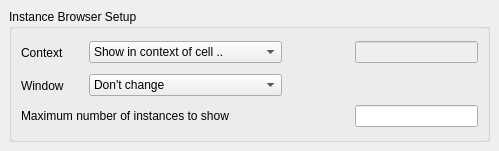
<?xml version="1.0" encoding="UTF-8"?>
<ui version="4.0">
 <class>BrowseInstancesConfigPage</class>
 <widget class="QFrame" name="BrowseInstancesConfigPage">
  <property name="geometry">
   <rect>
    <x>0</x>
    <y>0</y>
    <width>499</width>
    <height>151</height>
   </rect>
  </property>
  <property name="sizePolicy">
   <sizepolicy hsizetype="Preferred" vsizetype="Preferred">
    <horstretch>0</horstretch>
    <verstretch>0</verstretch>
   </sizepolicy>
  </property>
  <property name="windowTitle">
   <string>Browse Cell Instances</string>
  </property>
  <layout class="QVBoxLayout">
   <property name="spacing">
    <number>6</number>
   </property>
   <property name="margin" stdset="0">
    <number>9</number>
   </property>
   <item>
    <widget class="QGroupBox" name="groupBox">
     <property name="title">
      <string>Instance Browser Setup</string>
     </property>
     <layout class="QGridLayout">
      <property name="margin" stdset="0">
       <number>9</number>
      </property>
      <property name="spacing">
       <number>6</number>
      </property>
      <item row="0" column="2">
       <spacer>
        <property name="orientation">
         <enum>Qt::Horizontal</enum>
        </property>
        <property name="sizeType">
         <enum>QSizePolicy::Minimum</enum>
        </property>
        <property name="sizeHint" stdset="0">
         <size>
          <width>16</width>
          <height>27</height>
         </size>
        </property>
       </spacer>
      </item>
      <item row="0" column="3" colspan="2">
       <widget class="QLineEdit" name="le_cell_name">
        <property name="enabled">
         <bool>false</bool>
        </property>
       </widget>
      </item>
      <item row="2" column="0" colspan="3">
       <widget class="QLabel" name="label">
        <property name="text">
         <string>Maximum number of instances to show</string>
        </property>
       </widget>
      </item>
      <item row="0" column="1">
       <widget class="QComboBox" name="cbx_context">
        <item>
         <property name="text">
          <string>Show in context of cell ..</string>
         </property>
        </item>
        <item>
         <property name="text">
          <string>Show in context of any top cell</string>
         </property>
        </item>
        <item>
         <property name="text">
          <string>Show in parent cell</string>
         </property>
        </item>
       </widget>
      </item>
      <item row="0" column="0">
       <widget class="QLabel" name="textLabel1">
        <property name="text">
         <string>Context   </string>
        </property>
       </widget>
      </item>
      <item row="1" column="0">
       <widget class="QLabel" name="textLabel1_2">
        <property name="text">
         <string>Window</string>
        </property>
       </widget>
      </item>
      <item row="1" column="2">
       <spacer>
        <property name="orientation">
         <enum>Qt::Horizontal</enum>
        </property>
        <property name="sizeType">
         <enum>QSizePolicy::Minimum</enum>
        </property>
        <property name="sizeHint" stdset="0">
         <size>
          <width>16</width>
          <height>25</height>
         </size>
        </property>
       </spacer>
      </item>
      <item row="1" column="1">
       <widget class="QComboBox" name="cbx_window">
        <item>
         <property name="text">
          <string>Don't change</string>
         </property>
        </item>
        <item>
         <property name="text">
          <string>Fit whole context cell</string>
         </property>
        </item>
        <item>
         <property name="text">
          <string>Fit marker with margin ..</string>
         </property>
        </item>
        <item>
         <property name="text">
          <string>Center marker</string>
         </property>
        </item>
        <item>
         <property name="text">
          <string>Center marker with size ..</string>
         </property>
        </item>
       </widget>
      </item>
      <item row="1" column="3" colspan="2">
       <widget class="lay::MarginWidget" name="mrg_window" native="true"/>
      </item>
      <item row="2" column="3" colspan="2">
       <widget class="QLineEdit" name="le_max_count"/>
      </item>
     </layout>
    </widget>
   </item>
  </layout>
 </widget>
 <layoutdefault spacing="6" margin="11"/>
 <customwidgets>
  <customwidget>
   <class>lay::MarginWidget</class>
   <extends>QWidget</extends>
   <header>layWidgets.h</header>
   <container>1</container>
  </customwidget>
 </customwidgets>
 <resources/>
 <connections/>
</ui>
